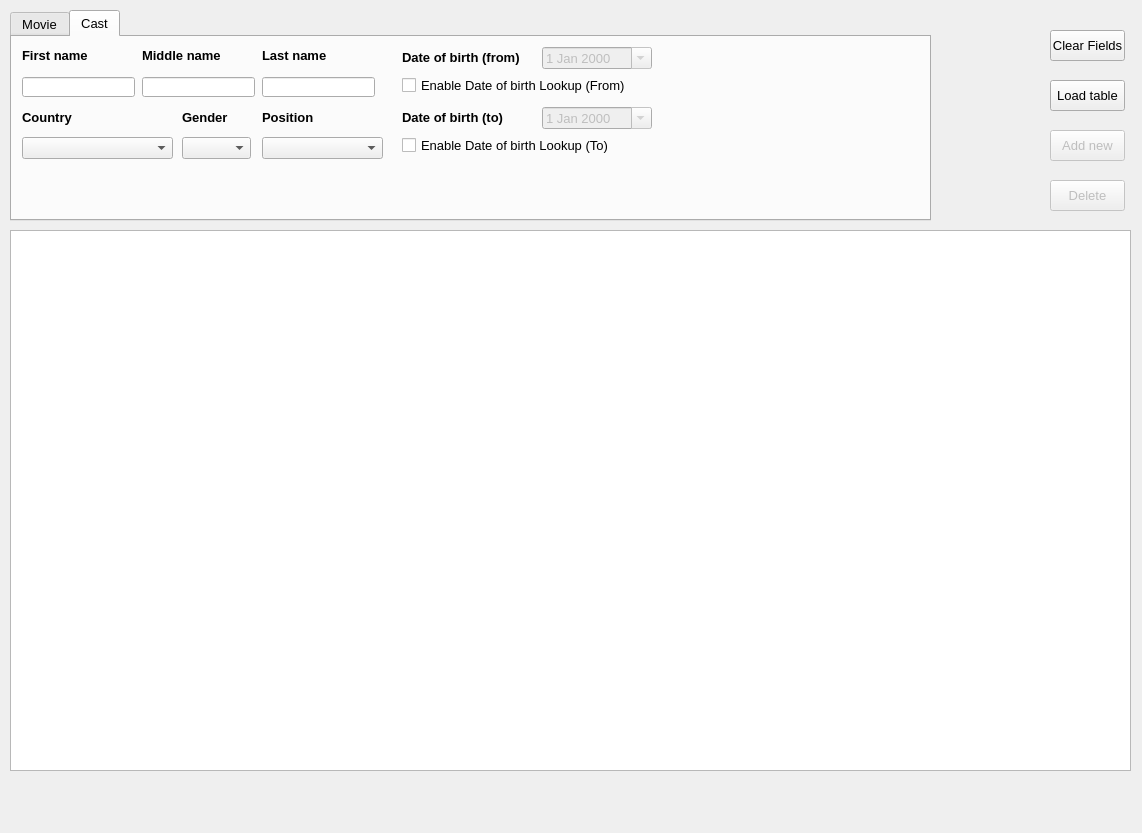
<?xml version="1.0" encoding="UTF-8"?>
<ui version="4.0">
 <class>MovieCastForm</class>
 <widget class="QMainWindow" name="MovieCastForm">
  <property name="geometry">
   <rect>
    <x>0</x>
    <y>0</y>
    <width>1142</width>
    <height>833</height>
   </rect>
  </property>
  <property name="font">
   <font>
    <pointsize>10</pointsize>
   </font>
  </property>
  <property name="windowTitle">
   <string>Movie Cast</string>
  </property>
  <property name="windowIcon">
   <iconset resource="MyResources.qrc">
    <normaloff>:/Images/cast pic.png</normaloff>:/Images/cast pic.png</iconset>
  </property>
  <widget class="QWidget" name="centralwidget">
   <widget class="QTableView" name="tvwTable">
    <property name="geometry">
     <rect>
      <x>10</x>
      <y>230</y>
      <width>1121</width>
      <height>541</height>
     </rect>
    </property>
   </widget>
   <widget class="QPushButton" name="pbtAddNew">
    <property name="enabled">
     <bool>false</bool>
    </property>
    <property name="geometry">
     <rect>
      <x>1050</x>
      <y>130</y>
      <width>75</width>
      <height>31</height>
     </rect>
    </property>
    <property name="text">
     <string>Add new</string>
    </property>
   </widget>
   <widget class="QPushButton" name="pbtLoadTable">
    <property name="geometry">
     <rect>
      <x>1050</x>
      <y>80</y>
      <width>75</width>
      <height>31</height>
     </rect>
    </property>
    <property name="text">
     <string>Load table</string>
    </property>
   </widget>
   <widget class="QPushButton" name="pbtDelete">
    <property name="enabled">
     <bool>false</bool>
    </property>
    <property name="geometry">
     <rect>
      <x>1050</x>
      <y>180</y>
      <width>75</width>
      <height>31</height>
     </rect>
    </property>
    <property name="text">
     <string>Delete</string>
    </property>
   </widget>
   <widget class="QTabWidget" name="tabWidget">
    <property name="geometry">
     <rect>
      <x>10</x>
      <y>10</y>
      <width>921</width>
      <height>211</height>
     </rect>
    </property>
    <property name="currentIndex">
     <number>1</number>
    </property>
    <widget class="QWidget" name="tabMovie">
     <attribute name="title">
      <string>Movie</string>
     </attribute>
     <widget class="QCheckBox" name="chkShowingStartDate">
      <property name="geometry">
       <rect>
        <x>290</x>
        <y>130</y>
        <width>111</width>
        <height>41</height>
       </rect>
      </property>
      <property name="text">
       <string>Enable showing 
start date</string>
      </property>
     </widget>
     <widget class="QLineEdit" name="ledDurationFrom">
      <property name="geometry">
       <rect>
        <x>340</x>
        <y>40</y>
        <width>61</width>
        <height>20</height>
       </rect>
      </property>
      <property name="text">
       <string/>
      </property>
     </widget>
     <widget class="QComboBox" name="cbxAgeRestriction">
      <property name="geometry">
       <rect>
        <x>220</x>
        <y>40</y>
        <width>91</width>
        <height>22</height>
       </rect>
      </property>
     </widget>
     <widget class="QLineEdit" name="ledTitle">
      <property name="geometry">
       <rect>
        <x>20</x>
        <y>40</y>
        <width>191</width>
        <height>20</height>
       </rect>
      </property>
      <property name="text">
       <string/>
      </property>
     </widget>
     <widget class="QDateEdit" name="dedReleaseDateTo">
      <property name="enabled">
       <bool>false</bool>
      </property>
      <property name="geometry">
       <rect>
        <x>160</x>
        <y>100</y>
        <width>110</width>
        <height>22</height>
       </rect>
      </property>
      <property name="calendarPopup">
       <bool>true</bool>
      </property>
     </widget>
     <widget class="QLineEdit" name="ledDurationTo">
      <property name="geometry">
       <rect>
        <x>450</x>
        <y>40</y>
        <width>61</width>
        <height>20</height>
       </rect>
      </property>
      <property name="text">
       <string/>
      </property>
     </widget>
     <widget class="QLabel" name="label_2">
      <property name="geometry">
       <rect>
        <x>340</x>
        <y>10</y>
        <width>111</width>
        <height>21</height>
       </rect>
      </property>
      <property name="font">
       <font>
        <pointsize>10</pointsize>
        <weight>75</weight>
        <bold>true</bold>
       </font>
      </property>
      <property name="text">
       <string>Duration (from)</string>
      </property>
      <property name="wordWrap">
       <bool>true</bool>
      </property>
     </widget>
     <widget class="QCheckBox" name="chkReleaseDateFrom">
      <property name="geometry">
       <rect>
        <x>20</x>
        <y>130</y>
        <width>111</width>
        <height>31</height>
       </rect>
      </property>
      <property name="text">
       <string>Enable release 
date (from)</string>
      </property>
     </widget>
     <widget class="QLabel" name="label_8">
      <property name="geometry">
       <rect>
        <x>450</x>
        <y>10</y>
        <width>91</width>
        <height>21</height>
       </rect>
      </property>
      <property name="font">
       <font>
        <pointsize>10</pointsize>
        <weight>75</weight>
        <bold>true</bold>
       </font>
      </property>
      <property name="text">
       <string>Duration (to)</string>
      </property>
      <property name="wordWrap">
       <bool>true</bool>
      </property>
     </widget>
     <widget class="QLabel" name="label">
      <property name="geometry">
       <rect>
        <x>20</x>
        <y>10</y>
        <width>61</width>
        <height>21</height>
       </rect>
      </property>
      <property name="font">
       <font>
        <pointsize>10</pointsize>
        <weight>75</weight>
        <bold>true</bold>
       </font>
      </property>
      <property name="text">
       <string>Title</string>
      </property>
      <property name="wordWrap">
       <bool>true</bool>
      </property>
     </widget>
     <widget class="QCheckBox" name="chkShowingEndDate">
      <property name="geometry">
       <rect>
        <x>430</x>
        <y>130</y>
        <width>111</width>
        <height>41</height>
       </rect>
      </property>
      <property name="text">
       <string>Enable showing 
end date</string>
      </property>
     </widget>
     <widget class="QDateEdit" name="dedShowingStartDate">
      <property name="enabled">
       <bool>false</bool>
      </property>
      <property name="geometry">
       <rect>
        <x>290</x>
        <y>100</y>
        <width>110</width>
        <height>22</height>
       </rect>
      </property>
      <property name="calendarPopup">
       <bool>true</bool>
      </property>
     </widget>
     <widget class="QLabel" name="label_10">
      <property name="geometry">
       <rect>
        <x>220</x>
        <y>10</y>
        <width>111</width>
        <height>21</height>
       </rect>
      </property>
      <property name="font">
       <font>
        <pointsize>10</pointsize>
        <weight>75</weight>
        <bold>true</bold>
       </font>
      </property>
      <property name="text">
       <string>Age Restriction</string>
      </property>
      <property name="wordWrap">
       <bool>true</bool>
      </property>
     </widget>
     <widget class="QDateEdit" name="dedReleaseDateFrom">
      <property name="enabled">
       <bool>false</bool>
      </property>
      <property name="geometry">
       <rect>
        <x>20</x>
        <y>100</y>
        <width>110</width>
        <height>22</height>
       </rect>
      </property>
      <property name="calendarPopup">
       <bool>true</bool>
      </property>
     </widget>
     <widget class="QLabel" name="label_5">
      <property name="geometry">
       <rect>
        <x>430</x>
        <y>70</y>
        <width>131</width>
        <height>21</height>
       </rect>
      </property>
      <property name="font">
       <font>
        <pointsize>10</pointsize>
        <weight>75</weight>
        <bold>true</bold>
       </font>
      </property>
      <property name="text">
       <string>Showing end date</string>
      </property>
      <property name="wordWrap">
       <bool>true</bool>
      </property>
     </widget>
     <widget class="QDateEdit" name="dedShowingEndDate">
      <property name="enabled">
       <bool>false</bool>
      </property>
      <property name="geometry">
       <rect>
        <x>490</x>
        <y>100</y>
        <width>110</width>
        <height>22</height>
       </rect>
      </property>
      <property name="calendarPopup">
       <bool>true</bool>
      </property>
     </widget>
     <widget class="QLabel" name="label_4">
      <property name="geometry">
       <rect>
        <x>290</x>
        <y>70</y>
        <width>131</width>
        <height>21</height>
       </rect>
      </property>
      <property name="font">
       <font>
        <pointsize>10</pointsize>
        <weight>75</weight>
        <bold>true</bold>
       </font>
      </property>
      <property name="text">
       <string>Showing start date</string>
      </property>
      <property name="wordWrap">
       <bool>true</bool>
      </property>
     </widget>
     <widget class="QLabel" name="label_9">
      <property name="geometry">
       <rect>
        <x>160</x>
        <y>70</y>
        <width>121</width>
        <height>21</height>
       </rect>
      </property>
      <property name="font">
       <font>
        <pointsize>10</pointsize>
        <weight>75</weight>
        <bold>true</bold>
       </font>
      </property>
      <property name="text">
       <string>Release date (to)</string>
      </property>
      <property name="wordWrap">
       <bool>true</bool>
      </property>
     </widget>
     <widget class="QLabel" name="label_3">
      <property name="geometry">
       <rect>
        <x>20</x>
        <y>70</y>
        <width>141</width>
        <height>21</height>
       </rect>
      </property>
      <property name="font">
       <font>
        <pointsize>10</pointsize>
        <weight>75</weight>
        <bold>true</bold>
       </font>
      </property>
      <property name="text">
       <string>Release date (from)</string>
      </property>
      <property name="wordWrap">
       <bool>true</bool>
      </property>
     </widget>
     <widget class="QCheckBox" name="chkReleaseDateTo">
      <property name="geometry">
       <rect>
        <x>160</x>
        <y>130</y>
        <width>111</width>
        <height>31</height>
       </rect>
      </property>
      <property name="text">
       <string>Enable release 
date (to)</string>
      </property>
     </widget>
     <widget class="QComboBox" name="cbxMovieCountry">
      <property name="geometry">
       <rect>
        <x>550</x>
        <y>40</y>
        <width>201</width>
        <height>22</height>
       </rect>
      </property>
     </widget>
     <widget class="QLabel" name="label_11">
      <property name="geometry">
       <rect>
        <x>550</x>
        <y>10</y>
        <width>81</width>
        <height>21</height>
       </rect>
      </property>
      <property name="font">
       <font>
        <pointsize>10</pointsize>
        <weight>75</weight>
        <bold>true</bold>
       </font>
      </property>
      <property name="text">
       <string>Country</string>
      </property>
      <property name="wordWrap">
       <bool>true</bool>
      </property>
     </widget>
     <widget class="QListWidget" name="lvwGenres">
      <property name="geometry">
       <rect>
        <x>760</x>
        <y>40</y>
        <width>141</width>
        <height>131</height>
       </rect>
      </property>
     </widget>
     <widget class="QLabel" name="label_12">
      <property name="geometry">
       <rect>
        <x>760</x>
        <y>10</y>
        <width>81</width>
        <height>21</height>
       </rect>
      </property>
      <property name="font">
       <font>
        <pointsize>10</pointsize>
        <weight>75</weight>
        <bold>true</bold>
       </font>
      </property>
      <property name="text">
       <string>Genre(s)</string>
      </property>
      <property name="wordWrap">
       <bool>true</bool>
      </property>
     </widget>
    </widget>
    <widget class="QWidget" name="tabCast">
     <attribute name="title">
      <string>Cast</string>
     </attribute>
     <widget class="QLineEdit" name="ledFirstName">
      <property name="geometry">
       <rect>
        <x>10</x>
        <y>40</y>
        <width>113</width>
        <height>20</height>
       </rect>
      </property>
      <property name="text">
       <string/>
      </property>
     </widget>
     <widget class="QLabel" name="label_26">
      <property name="geometry">
       <rect>
        <x>10</x>
        <y>10</y>
        <width>91</width>
        <height>16</height>
       </rect>
      </property>
      <property name="font">
       <font>
        <pointsize>10</pointsize>
        <weight>75</weight>
        <bold>true</bold>
       </font>
      </property>
      <property name="text">
       <string>First name</string>
      </property>
      <property name="wordWrap">
       <bool>true</bool>
      </property>
     </widget>
     <widget class="QLabel" name="label_20">
      <property name="geometry">
       <rect>
        <x>250</x>
        <y>10</y>
        <width>81</width>
        <height>16</height>
       </rect>
      </property>
      <property name="font">
       <font>
        <pointsize>10</pointsize>
        <weight>75</weight>
        <bold>true</bold>
       </font>
      </property>
      <property name="text">
       <string>Last name</string>
      </property>
      <property name="wordWrap">
       <bool>true</bool>
      </property>
     </widget>
     <widget class="QLineEdit" name="ledMiddleName">
      <property name="geometry">
       <rect>
        <x>130</x>
        <y>40</y>
        <width>113</width>
        <height>20</height>
       </rect>
      </property>
      <property name="text">
       <string/>
      </property>
     </widget>
     <widget class="QLabel" name="label_25">
      <property name="geometry">
       <rect>
        <x>130</x>
        <y>10</y>
        <width>101</width>
        <height>16</height>
       </rect>
      </property>
      <property name="font">
       <font>
        <pointsize>10</pointsize>
        <weight>75</weight>
        <bold>true</bold>
       </font>
      </property>
      <property name="text">
       <string>Middle name</string>
      </property>
      <property name="wordWrap">
       <bool>true</bool>
      </property>
     </widget>
     <widget class="QLineEdit" name="ledLastName">
      <property name="geometry">
       <rect>
        <x>250</x>
        <y>40</y>
        <width>113</width>
        <height>20</height>
       </rect>
      </property>
      <property name="text">
       <string/>
      </property>
     </widget>
     <widget class="QLabel" name="label_27">
      <property name="geometry">
       <rect>
        <x>390</x>
        <y>70</y>
        <width>131</width>
        <height>21</height>
       </rect>
      </property>
      <property name="font">
       <font>
        <pointsize>10</pointsize>
        <weight>75</weight>
        <bold>true</bold>
       </font>
      </property>
      <property name="text">
       <string>Date of birth (to)</string>
      </property>
      <property name="wordWrap">
       <bool>true</bool>
      </property>
     </widget>
     <widget class="QDateEdit" name="dedDOBTo">
      <property name="enabled">
       <bool>false</bool>
      </property>
      <property name="geometry">
       <rect>
        <x>530</x>
        <y>70</y>
        <width>110</width>
        <height>22</height>
       </rect>
      </property>
      <property name="calendarPopup">
       <bool>true</bool>
      </property>
     </widget>
     <widget class="QDateEdit" name="dedDOBFrom">
      <property name="enabled">
       <bool>false</bool>
      </property>
      <property name="geometry">
       <rect>
        <x>530</x>
        <y>10</y>
        <width>110</width>
        <height>22</height>
       </rect>
      </property>
      <property name="calendarPopup">
       <bool>true</bool>
      </property>
     </widget>
     <widget class="QLabel" name="label_24">
      <property name="geometry">
       <rect>
        <x>390</x>
        <y>10</y>
        <width>131</width>
        <height>21</height>
       </rect>
      </property>
      <property name="font">
       <font>
        <pointsize>10</pointsize>
        <weight>75</weight>
        <bold>true</bold>
       </font>
      </property>
      <property name="text">
       <string>Date of birth (from)</string>
      </property>
      <property name="wordWrap">
       <bool>true</bool>
      </property>
     </widget>
     <widget class="QCheckBox" name="chkDOBFrom">
      <property name="geometry">
       <rect>
        <x>390</x>
        <y>40</y>
        <width>231</width>
        <height>17</height>
       </rect>
      </property>
      <property name="text">
       <string>Enable Date of birth Lookup (From)</string>
      </property>
     </widget>
     <widget class="QComboBox" name="cbxGender">
      <property name="geometry">
       <rect>
        <x>170</x>
        <y>100</y>
        <width>69</width>
        <height>22</height>
       </rect>
      </property>
     </widget>
     <widget class="QComboBox" name="cbxCastCountry">
      <property name="geometry">
       <rect>
        <x>10</x>
        <y>100</y>
        <width>151</width>
        <height>22</height>
       </rect>
      </property>
     </widget>
     <widget class="QLabel" name="label_21">
      <property name="geometry">
       <rect>
        <x>10</x>
        <y>70</y>
        <width>71</width>
        <height>21</height>
       </rect>
      </property>
      <property name="font">
       <font>
        <pointsize>10</pointsize>
        <weight>75</weight>
        <bold>true</bold>
       </font>
      </property>
      <property name="text">
       <string>Country</string>
      </property>
      <property name="wordWrap">
       <bool>true</bool>
      </property>
     </widget>
     <widget class="QLabel" name="label_22">
      <property name="geometry">
       <rect>
        <x>170</x>
        <y>70</y>
        <width>61</width>
        <height>21</height>
       </rect>
      </property>
      <property name="font">
       <font>
        <pointsize>10</pointsize>
        <weight>75</weight>
        <bold>true</bold>
       </font>
      </property>
      <property name="text">
       <string>Gender</string>
      </property>
      <property name="wordWrap">
       <bool>true</bool>
      </property>
     </widget>
     <widget class="QComboBox" name="cbxPosition">
      <property name="geometry">
       <rect>
        <x>250</x>
        <y>100</y>
        <width>121</width>
        <height>22</height>
       </rect>
      </property>
     </widget>
     <widget class="QLabel" name="label_23">
      <property name="geometry">
       <rect>
        <x>250</x>
        <y>70</y>
        <width>91</width>
        <height>21</height>
       </rect>
      </property>
      <property name="font">
       <font>
        <pointsize>10</pointsize>
        <weight>75</weight>
        <bold>true</bold>
       </font>
      </property>
      <property name="text">
       <string>Position</string>
      </property>
      <property name="wordWrap">
       <bool>true</bool>
      </property>
     </widget>
     <widget class="QCheckBox" name="chkDOBTo">
      <property name="geometry">
       <rect>
        <x>390</x>
        <y>100</y>
        <width>211</width>
        <height>17</height>
       </rect>
      </property>
      <property name="text">
       <string>Enable Date of birth Lookup (To)</string>
      </property>
     </widget>
    </widget>
   </widget>
   <widget class="QPushButton" name="pbtClearFields">
    <property name="enabled">
     <bool>true</bool>
    </property>
    <property name="geometry">
     <rect>
      <x>1050</x>
      <y>30</y>
      <width>75</width>
      <height>31</height>
     </rect>
    </property>
    <property name="text">
     <string>Clear Fields</string>
    </property>
   </widget>
  </widget>
  <widget class="QMenuBar" name="menubar">
   <property name="geometry">
    <rect>
     <x>0</x>
     <y>0</y>
     <width>1142</width>
     <height>23</height>
    </rect>
   </property>
  </widget>
  <widget class="QStatusBar" name="statusbar">
   <property name="sizeGripEnabled">
    <bool>false</bool>
   </property>
  </widget>
 </widget>
 <resources>
  <include location="MyResources.qrc"/>
 </resources>
 <connections/>
</ui>
